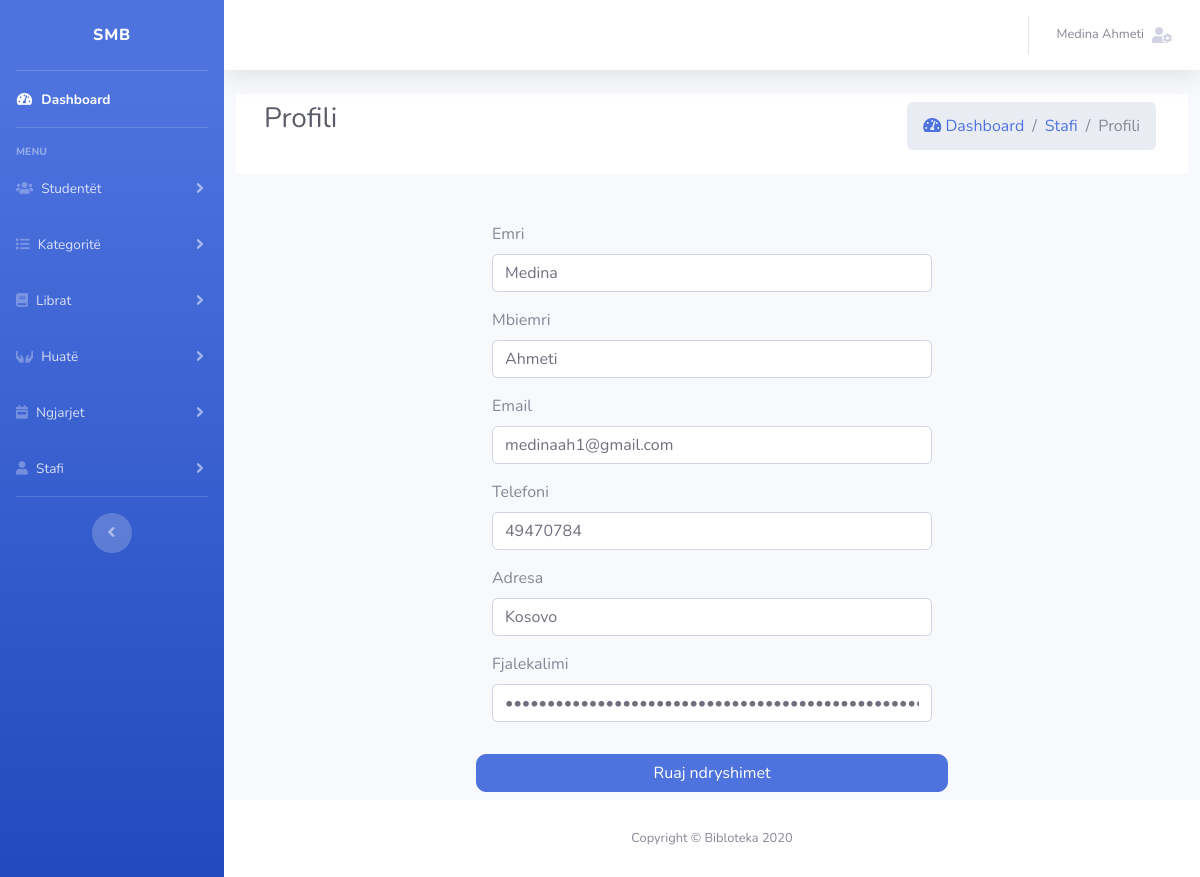
The app's page /admin/pages/stafi/profile.php?id=1 (signed in) with its own data.
### tables this page shows
CREATE TABLE `stafi` (
  `id` int(11) NOT NULL,
  `emri` varchar(50) NOT NULL,
  `mbiemri` varchar(50) NOT NULL,
  `adresa` varchar(150) DEFAULT NULL,
  `email` varchar(50) DEFAULT NULL,
  `password` varchar(256) NOT NULL,
  `telefoni` varchar(50) DEFAULT NULL,
  `roli` int(20) NOT NULL DEFAULT 0
);

### public_html/admin/autoloader.php (called while the page is built, shortened)
<?php
spl_autoload_register(function ($class) {
    $prefix = 'Admin\\';
    $base_dir = __DIR__ . '/';
    $len = strlen($prefix);
    $relative_class = substr($class, $len);
    $file = $base_dir . str_replace('\\', '/', $relative_class) . '.php';
});

### public_html/admin/Lib/Database.php (called while the page is built, shortened)
<?php
class Database{
    protected static $db_table;
    private $host   = DB_HOST;
    private $user   = DB_USER;
    private $pass   = DB_PASS;
    private $dbname = DB_NAME;
    public static $pdo;
    protected function connectDB(){
        try {
            $dsn="mysql:host=". $this->host . ";dbname=" . $this->dbname ;
            self::$pdo=new PDO($dsn,$this->user,$this->pass);
            self::$pdo->setAttribute(PDO::ATTR_ERRMODE,PDO::ERRMODE_EXCEPTION);
            return self::$pdo;
        } catch (Exception $e) {
            echo "Lidhja me bazen e shenimeve deshtoi " . $e->getMessage();
        }
    }
    public function prepare($sql){
        return self::$pdo->prepare($sql);
    }
    public function getClassName(){
        $class_name = new ReflectionClass($this);
        return $class_name=ucfirst($class_name->getShortName());
    }
    public function find_id($id){
        $sql="SELECT * FROM ". static::$db_table ." WHERE id=:id";
        $stmt=$this->prepare($sql);
        $stmt->bindValue(':id',$id,PDO::PARAM_INT);
        $stmt->execute();
        $stmt->setFetchMode(PDO::FETCH_CLASS, __NAMESPACE__ . "\\{$this->getClassName()}");
        return $stmt->fetch();
    }
}

### public_html/admin/pages/stafi/profile.php (the view, shortened to what this page needs)
<?php
include "../../non-pages/header.php";
include "../../non-pages/aside.php";
$stafi = new \Admin\Lib\Stafi();
if ($_GET['id']) {
    $stafi=$stafi->find_id($_GET['id']);
}
?>
<html>
<body>
  <div class="content-wrapper">
    <div class="content-header">
      <div class="container-fluid">
        <div class="row mb-4 bg-white p-2">
          <div class="col-sm-6">
            <h3 class="m-0 text-dark pl-2">Profili</h3>
          </div>
          <div class="col-sm-6 pr-4">
            <ol class="breadcrumb float-sm-right">
              <li class="breadcrumb-item "><a href="../dashboard/index.php"><i class="nav-icon fas fa-tachometer-alt"></i> Dashboard</a></li>
              <li class="breadcrumb-item "><a href="stafi.php"> Stafi</a></li>
              <li class="breadcrumb-item active"> Profili </li>
            </ol>
          </div>
        </div>
        <div class="d-flex justify-content-center">
        <form class="needs-validation w-50 " name="registration" id="registration_form" method="post" role="form"  novalidate>
          <div class="row">
              <div class="col-md-12 p-2 ">
                <div class="m-2 p-2 bg-light">
                  <div class="form-row">
                                <div class="col-md-12 mb-3">
                                    <label for="name">Emri</label>
                                    <input type="text" class="form-control" id="name" minlength="1" name="emri"
                                           value="<?php if(!empty($stafi->emri)) echo htmlspecialchars($stafi->emri); ?>"  required>
                                </div>
                                <div class="col-md-12 mb-3">
                                    <label for="lastname">Mbiemri</label>
                                    <input type="text"  name="mbiemri" class="form-control" id="lastname"
                                           value="<?php if(!empty($stafi->mbiemri)) echo htmlspecialchars($stafi->mbiemri); ?>"  required>
                                </div>
                            </div>
                            <div class="form-row">
                                <div class="col-md-12 mb-3">
                                    <label for="email">Email</label>
                                    <input type="email" class="form-control" name="email" id="email"
                                           value="<?php if(!empty($stafi->email)) echo htmlspecialchars($stafi->email); ?>" required>
                                </div>
                                <div class="col-md-12 mb-3">
                                    <label for="tel">Telefoni</label>
                                    <input type="text" class="form-control" name="telefoni" id="tel"
                                           value="<?php if(!empty($stafi->telefoni)) echo htmlspecialchars($stafi->telefoni); ?>" required>
                                </div>
                            </div>
                                <div class="form-row">
                                    <div class="col-md-12 mb-3">
                                        <label for="useri">Adresa</label>
                                        <input type="text" class="form-control" name="adresa" id="useri"
                                               value="<?php if(!empty($stafi->adresa)) echo htmlspecialchars($stafi->adresa); ?>" required>
                                    </div>
                                </div>
                            <div class="form-row">
                                <div class="col-md-12 mb-3">
                                    <label for="password">Fjalekalimi</label>
                                    <input name="password" class="form-control" id="password" type="password"  minlength="8"
                                           value="<?php if(!empty($stafi->password)) echo htmlspecialchars($_SESSION['password']); ?>" required>
                                </div>
                            </div>
                            </div>
                            <input type="submit" class="btn btn-primary w-100 " style="border-radius: 10px;" name="submitProfile" value="Ruaj ndryshimet" class="btnSubmit">
                    </div>
                </form>
                  </div>
            </div>
        </div>
    </div>
</body>
</html>
<?php
require_once("../../non-pages/footer.php")
?>

### records on screen
stafi: emri "Medina", mbiemri "Ahmeti", email "medinaah1@gmail.com", telefoni "49470784", adresa "Kosovo"

### other values on screen
$_SESSION['fullname'] "Medina Ahmeti"
